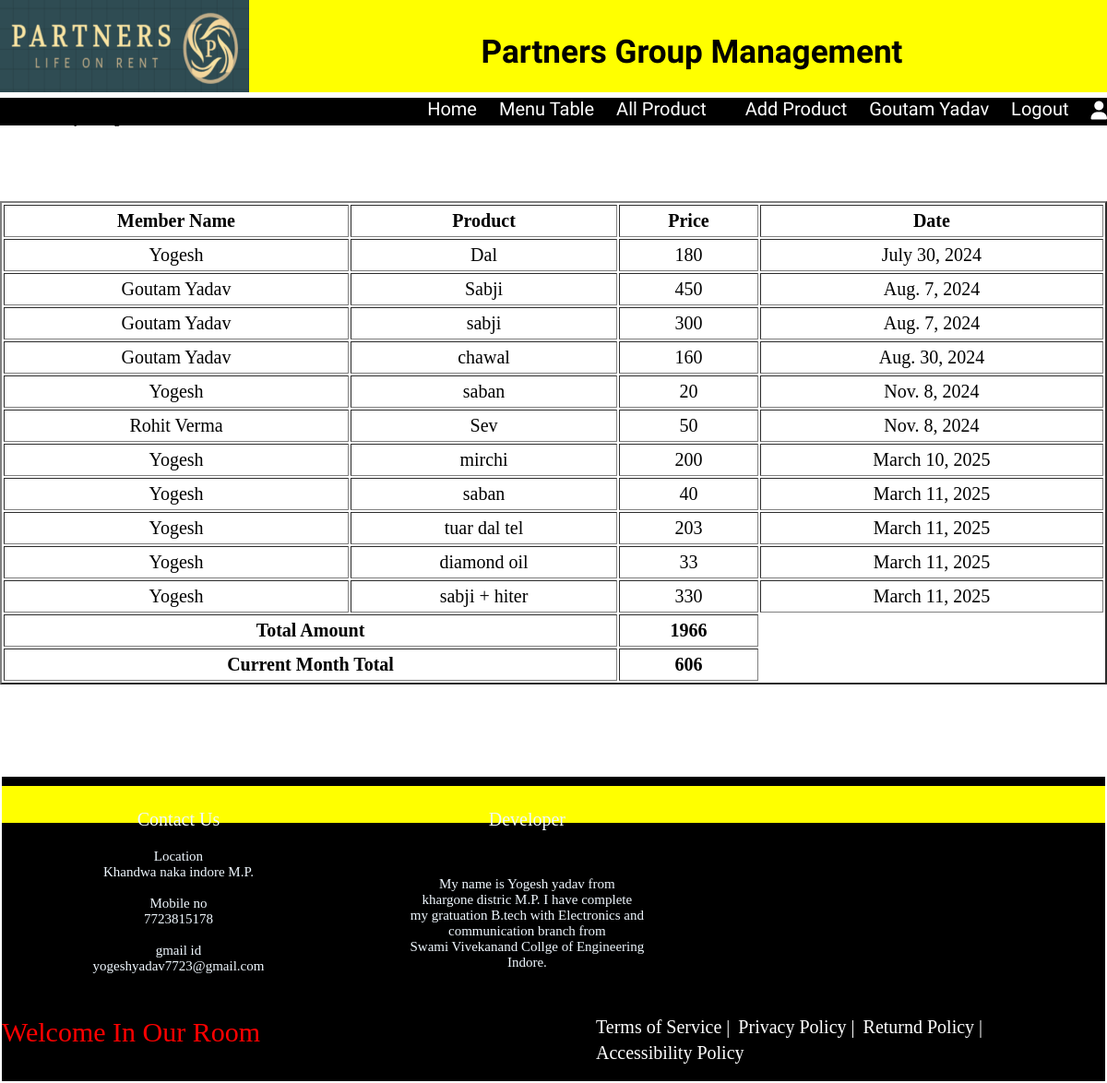
Screenshot of /all_entry/ (signed in) with the database file from the repository.
### app1/models.py (models this page shows, shortened)
class Product(models.Model):
    user = models.ForeignKey(User,on_delete=models.CASCADE,max_length=50,related_name='member')
    item = models.CharField(max_length=100)
    price = models.IntegerField()
    date = models.DateField(default=timezone.now)

### app1/views.py (the view)
# urls.py: path('all_entry/',views.all_product),
def all_product(request):
    data = Product.objects.all()
    total = Product.objects.aggregate(total_amount=Sum('price'))
    current = Product.objects.filter(date=datetime.today()).aggregate(current_month = Sum('price'))
    return render(request,'table.html',{'data':data,'total':total,'current':current})

### app1/templates/table.html (shortened to what this page needs)
{% extends "base.html" %}
{% load static %}
{% block contaner %}
          <h5><ul><li>Grocery Management</li></ul></h5>
          <table border='2px' cellspacing='' cellpadding='' >
            <tr>
               <th>Member Name</th>
               <th>Product</th>
               <th>Price</th>
               <th>Date</th>
            </tr>
            <tr>
               {% for i in data %}
               <td>{{i.user}}</td>
               <td>{{i.item}}</td>
               <td>{{i.price}}</td>
               <td>{{i.date}}</td>
            </tr>
            {% endfor %}
            <tr>
               <th colspan='2'>Total Amount</th>
               <th>{{total.total_amount}}</th>
            </tr>
            <tr>
               <th colspan='2'>Current Month Total</th>
               <th>{{current.current_month}}</th>
            </tr>
            </table>
{% endblock %}

### app1/templates/base.html (shortened to what this page needs)
{% load static %}
<html>
<head>
     <link rel="stylesheet" href="{% static 'riot-slider.min.css' %}" />
    <link rel='stylesheet' href="{% static 'style.css' %}">
    <link rel='stylesheet' href="{% static 'data/style.css' %}">
</head>
     <body >
          <header>
               <div class="head">
                    <div id="logo"><img src= "{% static 'images\contanering.png' %}" ></div>
                    <div id="pro_name"><h3> Partners Group Management</h3></div>
               </div>
       <nav>
           <ul>
            <li><a href='/' target='' class='z'>Home</a></li>
            <li><a href='/menu/' target='' class='z'>Menu Table</a></li>
            <li><a href='/all_entry/' target='' class='z'style='margin-right:18px'>All Product</a></li>
            {% if user.is_authenticated %}
               <li><a href='/add_product/' target='' class='z'>Add Product</a></li>
               <li><a href='/profile/' target='' class='z'>{{user.username}}</a></li>
               <li><a href='/log_out/{{user.id}}/' target='' class='z'>Logout</a></li>
               <li><a href='/profile/' target='' class='z'><i class="fa-solid fa-user"></i></a></li>
            {% else %}
               <li><a href='/sign_in/' target='' class='z'>sign-in</a></li>
               <li><a href='/signup/' target='' class='z'>sign-up</a></li>
            {% endif %}
           </ul>
            </nav>
          </header>
          {% block contaner %}
          {% endblock %}
          <br>
        <footer>
          <div id='main_foot'>
               <div class='x'>
                       <div style='font-size:20px;text-align:center'>Contact Us</div>
               <div id="con_foot">Location<br>Khandwa naka indore M.P.<br><br>
               Mobile no<br>7723815178<br><br>
               gmail id<br>yogeshyadav7723@gmail.com
               </div>
               </div>
               <div class='x'><div style='font-size:20px;text-align:center'>Developer</div>
               <div id="dev_foot"> My name is Yogesh yadav from<br> khargone distric M.P.
                I have complete<br> my gratuation B.tech with Electronics and
                communication branch from<br> Swami Vivekanand Collge of Engineering Indore.
               </div>
                </div>
               <div class='x'><iframe src="https://www.google.com/maps/embed?pb=!1m18!1m12!1m3!1d2809.3234892625574!2d75.87563517115483!3d22.67390227581232!2m3!1f0!2f0!3f0!3m2!1i1024!2i768!4f13.1!3m3!1m2!1s0x3962fc95e4566a19%3A0x721053fbd22a72e4!2z4KS44KSC4KSkIOCkqOCkl-CksCDgpI_gpLXgpYfgpKjgpY3gpK_gpYIsIOCkuOCkguCkpCDgpKjgpJfgpLAsIOCkh-CkqOCljeCkpuCljOCksCwg4KSu4KSn4KWN4KSvIOCkquCljeCksOCkpuClh-CktiA0NTIwMjA!5e0!3m2!1shi!2sin!4v1681233279667!5m2!1shi!2sin"
                    style="border:0;width:275px;height:200px" allowfullscreen="" loading="lazy">
               </iframe>
               </div>
               <marquee scrollamount='20' id="mq">Welcome In Our Room</marquee>
              <div class="fd_main">
              <ul id="fd">
               <li><a href='#' target='' class='z' >Terms of Service |</a></li>
               <li><a href='#' target='' class='z' >Privacy Policy |</a></li>
               <li><a href='menu_table.html' target='' class='z'>Returnd Policy |</a></li>
               <li><a href='#' target='' class='z' >Accessibility Policy </a></li>
               </ul>
          </div>
          </div>
      </footer>
</body>
</html>

### app1/static/style.css (style rules this page uses)
body { margin:0; padding: 0; }
header { width: 100%; background-color: yellow; height:100px; }
#pro_name { float: left; font-family:"shrikhand"; background-color:yellow; font-size:30px; text-align:center; width:70%; height: 60px; }
#logo { float:left; width:25%; margin-right: 30px; height: 100px; }
#logo img { height: 100%; width: 90%; }
footer { background-color:black; border:2px solid white; color:aliceblue; height:330px; }
nav { background-color:black; width:100%; height:30px; text-align: end; }
nav li { font-family: 'Mate SC', serif; display:inline; font-size:20px; margin-left:20px; }
.x { float:left; font-size:15px; width:27%; height: 200px; margin: 25px; margin-left: 30px; }
.z { color:White; float:left; text-decoration:none; }
#main_foot { width: 100%; height:20px; }
#mq { background-color:yellow; color:red; font-size:30px; height: 40px; width:100%; margin-top:10px; }
ul li { display:inline-block; }
#dev_foot,#con_foot { margin: 20px; text-align: center; }
#dev_foot { margin-top: 50px; }
#fd { margin-left: 600px; font-size: 20px; margin-top: 10px; }
.fd_main { height: 30px; width: 100%; background-color: black; color: aliceblue; }
#fd li a { margin-left: 4px; }
.head { height: 90px; }

### app1/static/data/style.css (style rules this page uses)
body { width: 100%; height: 100%; margin: 0%; padding: 0%; box-sizing: border-box; }
a { color: dodgerblue; }

### rows the page displays
Product: user "Yogesh", item "Dal", price "180", date "July 30, 2024"
Product: user "Goutam Yadav", item "Sabji", price "450", date "Aug. 7, 2024"
Product: user "Goutam Yadav", item "sabji", price "300", date "Aug. 7, 2024"
Product: user "Goutam Yadav", item "chawal", price "160", date "Aug. 30, 2024"
Product: user "Yogesh", item "saban", price "20", date "Nov. 8, 2024"
Product: user "Rohit Verma", item "Sev", price "50", date "Nov. 8, 2024"
Product: user "Yogesh", item "mirchi", price "200", date "March 10, 2025"
Product: user "Yogesh", item "saban", price "40", date "March 11, 2025"
Product: user "Yogesh", item "tuar dal tel", price "203", date "March 11, 2025"
Product: user "Yogesh", item "diamond oil", price "33", date "March 11, 2025"
Product: user "Yogesh", item "sabji + hiter", price "330", date "March 11, 2025"

### other values shown
{{ user.username }} "Goutam Yadav"
{{ total.total_amount }} "1966"
{{ current.current_month }} "606"
